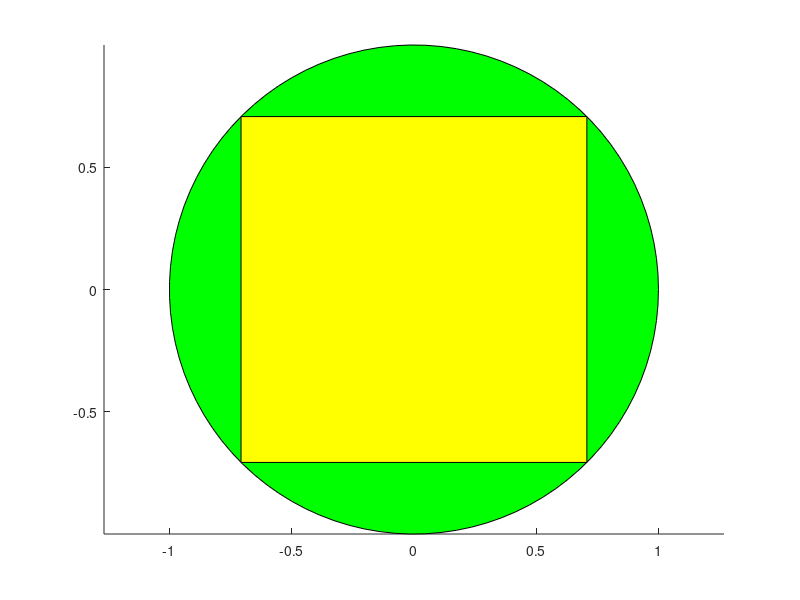

The MATLAB script that drew this image:
%
% Copyright 2017 (C) Osvald Lindholm
%
% This file is the result of the laborations provided
% for the Inledande Matematik (TMV122)
% course at Chalmers. The laborations can be found at:
% http://www.math.chalmers.se/Math/Grundutb/CTH/Matlab/AutomationMekatronik/ht16/
% 

clear, clc, clf; % Clearing memory, console and figure.

% Creating an interval between a and b.
a = 0; b = 2*pi;
t = linspace(a, b);

% Creating an array of 4 angles,
% one for each corner of the inscribed square.
n = (1:2:7) * pi / 4;

x = @ (t) ( cos(t) );
y = @ (t) ( sin(t) );

hold on;
fill(x(t), y(t), 'g');
fill(x(n), y(n), 'y');
axis equal;
